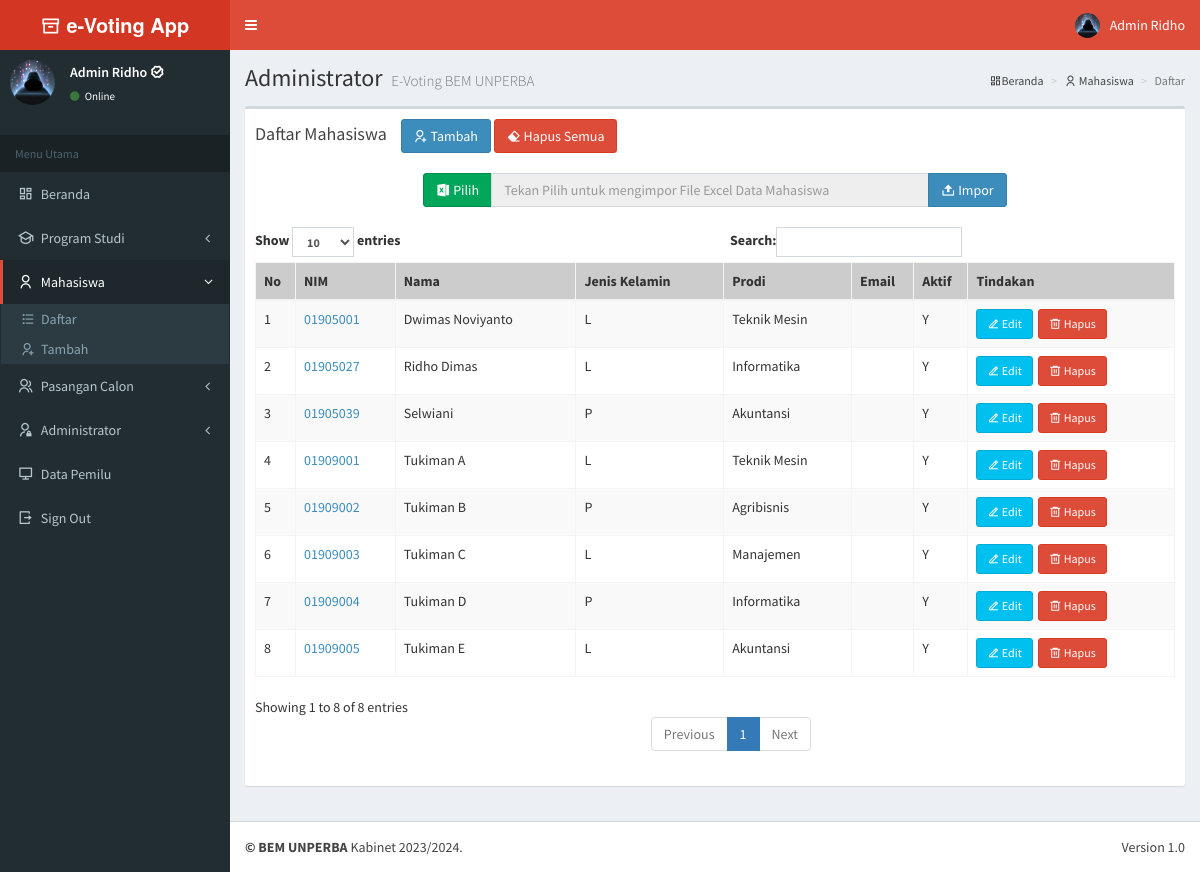
The page /admin/index.php?m=mahasiswa (signed in) on the database its author committed.
### tables this page shows
CREATE TABLE `tb_mhswa` (
  `nim` varchar(10) NOT NULL,
  `password` varchar(50) NOT NULL,
  `nama` varchar(100) NOT NULL,
  `gender` varchar(1) NOT NULL,
  `prodi` varchar(20) NOT NULL,
  `email` varchar(100) NOT NULL,
  `aktif` enum('Y','T') NOT NULL DEFAULT 'T',
  `memilih` varchar(2) NOT NULL,
  `foto` varchar(100) NOT NULL
);

### admin/modul/mahasiswa/tampil.php (the view, shortened to what this page needs)
<?php include "atas.php"; ?>
  <div class="content-wrapper">
    <section class="content-header">
      <h1>
        Administrator
        <small>E-Voting BEM UNPERBA</small>
      </h1>
      <ol class="breadcrumb">
        <li><a href="?m=awal"><i class="ri-dashboard-line"></i>Beranda</a></li>
        <li><a href="?m=mahasiswa"><i class="ri-user-line"></i> Mahasiswa</a></li>
        <li class="active">Daftar</li>
      </ol>
    </section>
	<section class="content">
      <div class="row">
        <div class="col-xs-12">
          <div class="box">
            <div class="box-header">
              <h3 class="box-title">Daftar Mahasiswa</h3>&nbsp;&nbsp;&nbsp;&nbsp;
			        <a href="?m=mahasiswa&s=tambah" class="btn btn-primary"><i class="ri-user-add-line"></i>&nbsp;Tambah</a>
              <a href="index.php?m=mahasiswa&s=reset" name="reset_btn" class="btn btn-danger" onclick="return confirm('Seluruh data Mahasiswa akan dihapus dan proses tidak dapat dibatalkan, tekan OK untuk melanjutkan.')"><i class="ri-eraser-fill"></i>&nbsp;Hapus Semua</a>
              <div>
                <form action="" method="POST" enctype="multipart/form-data">
                  <div class="col-md-8 col-md-offset-2">
                    <div class="input-group">
                      <span class="input-group-btn">
                        <div class="btn btn-success browse-button">
                          <span class="browse-button-text">
                            <i class="ri-file-excel-2-fill"></i> Pilih</span>
                        </div>
                      </span>
                      <input type="text" class="form-control filename" disabled="disabled" placeholder="Tekan Pilih untuk mengimpor File Excel Data Mahasiswa">
                      <span class="input-group-btn">
                        <button class="btn btn-primary upload-button" type="submit" name="submit">
                          <i class="ri-upload-2-fill"></i> Impor
                        </button>
                      </span>
                    </div>
                  </div>
                </form>
              </div>
            </div>
            <div class="box-body">
              <?php
              include "../sambungan.php";
              $sql="SELECT * FROM tb_mhswa ORDER BY nim";
              $query=mysqli_query($koneksi,$sql);
              if(mysqli_num_rows($query)==0){
                echo '<table class="table table-bordered table-hover table-striped">
                  <thead>
                  <tr bgcolor="#ccc">
                    <th>No</th>
                    <th>NIM</th>
                    <th>Nama</th>
                    <th>Jenis Kelamin</th>
                    <th>Prodi</th>
                    <th>Email</th>
                    <th>Aktif</th>
                    <th>Tindakan</th>
                  </tr>
                  </thead>
                  <tbody>';
                echo "<td colspan='8'>Data Masih Kosong</td>";
              }else{
                echo '<table id="pilkasis1" class="table table-bordered table-hover table-striped">
                  <thead>
                  <tr bgcolor="#ccc">
                    <th>No</th>
                    <th>NIM</th>
                    <th>Nama</th>
                    <th>Jenis Kelamin</th>
                    <th>Prodi</th>
                    <th>Email</th>
                    <th>Aktif</th>
                    <th>Tindakan</th>
                  </tr>
                  </thead>
                  <tbody>';
                $no=1;
                while($r=mysqli_fetch_assoc($query)){
                  echo "<tr>";
                  echo "<td>$no</td>";
                  echo "<td><a href='?m=mahasiswa&s=detail&nim=".$r['nim']."'>".$r['nim']."</a></td>";
                  echo "<td>".$r['nama']."</td>";
                  echo "<td>".$r['gender']."</td>";
                  echo "<td>".$r['prodi']."</td>";
                  echo "<td>".$r['email']."</td>";
                  echo "<td>".$r['aktif']."</td>";
                  echo '<td><a class="btn btn-sm btn-info" href="index.php?m=mahasiswa&s=edit&nim='.$r['nim'].'"><i class="ri-edit-2-line"></i> Edit</a>&nbsp;&nbsp;<a class="btn btn-sm btn-danger" href="index.php?m=mahasiswa&s=hapus&nim='.$r['nim'].'" onclick="return confirm(\'Data ini akan dihapus, tekan OK untuk melanjutkan.\')"><i class="ri-delete-bin-6-line"></i> Hapus</a></td>';
                  echo "</tr>";
                  $no++;
                }
              }
              ?>
              </table>
            </div>
          </div>
        </div>
      </div>
    </section>
<?php include "bawah.php"; ?>

### admin/index.php (shortened to what this page needs)
<?php
$modul=(isset($_GET['m']))?$_GET['m']:"awal";
$jawal="E-Voting BEM UNPERBA";
switch($modul){
	case 'mahasiswa': $aktif="Mahasiswa"; $judul="Modul Mahasiswa $jawal"; include "modul/mahasiswa/index.php"; break;
}
?>

### admin/modul/mahasiswa/index.php (shortened to what this page needs)
<?php
include_once "sesi.php";
$modul=(isset($_GET['s']))?$_GET['s']:"awal";
switch($modul){
	case 'awal': default: include "modul/mahasiswa/tampil.php"; break;
}
?>

### admin/atas.php (shortened to what this page needs)
<!DOCTYPE html>
<html>
  <head>
    <link rel="stylesheet" href="bootstrap/css/bootstrap.min.css">
    <link rel="stylesheet" href="css/style.css">
    <link rel="stylesheet" href="css/font-awesome.min.css">
    <link rel="stylesheet" href="css/ionicons.min.css">
    <link rel="stylesheet" href="../icons/remixicon.css">
    <link rel="stylesheet" href="dist/css/AdminLTE.min.css">
    <link rel="stylesheet" href="dist/css/skins/_all-skins.min.css">
    <link rel="stylesheet" href="plugins/iCheck/flat/blue.css">
    <link rel="stylesheet" href="plugins/morris/morris.css">
    <link rel="stylesheet" href="plugins/jvectormap/jquery-jvectormap-1.2.2.css">
    <link rel="stylesheet" href="plugins/bootstrap-wysihtml5/bootstrap3-wysihtml5.min.css">
    <link rel="stylesheet" href="https://unpkg.com/dropzone@5/dist/min/dropzone.min.css" type="text/css" />
  </head>
  <body class="skin-red sidebar-mini">
    <div class="wrapper">
      <header class="main-header">
        <a href="." class="logo">
          <span class="logo-lg"><i class="ri-archive-line"></i><b> e-Voting App</b></span>
        </a>
        <nav class="navbar navbar-static-top" role="navigation">
          <a href="#" class="sidebar-toggle" data-toggle="offcanvas" role="button">
          </a>
          <div class="navbar-custom-menu">
            <ul class="nav navbar-nav">
              <li class="dropdown user user-menu">
                <a href="#" class="dropdown-toggle" data-toggle="dropdown">
                  <img src="../gambar/admin/<?php echo $_SESSION['foto']; ?>" class="user-image" alt="<?php echo $_SESSION['username']; ?>">
                  <span class="hidden-xs"><?php echo $_SESSION['nama']; ?> </span>
                </a>
              </li>
            </ul>
          </div>
        </nav>
      </header>
      <aside class="main-sidebar">
        <section class="sidebar">
          <div class="user-panel">
            <div class="pull-left image">
              <img src="../gambar/admin/<?php echo $_SESSION['foto']; ?>" class="img-circle" alt="<?php echo $_SESSION['username']; ?>">
            </div>
            <div class="pull-left info">
              <p><?php echo $_SESSION['nama']; ?> <i class="ri-verified-badge-line"></i></p>
              <a href="?m=admin&s=profil"><i class="fa fa-circle text-success"></i> Online</a>
            </div>
          </div>
          <ul class="sidebar-menu">
            <br>
            <li class="header">Menu Utama</li>
            <li class="<?php if($aktif=='Beranda') echo 'active';?> treeview">
              <a href=".">
                <i class="fa ri-1x ri-dashboard-line"></i> <span>Beranda</span>
              </a>
            </li>
            <li class="<?php if($aktif=='Prodi') echo 'active';?> treeview">
              <a href="#">
                <i class="fa ri-1x ri-graduation-cap-line"></i> <span>Program Studi</span>
                <i class="fa fa-angle-left pull-right"></i>
              </a>
            </li>
            <li class="<?php if($aktif=='Mahasiswa') echo 'active';?> treeview">
              <a href="#">
                <i class="fa ri-1x ri-user-line"></i> <span>Mahasiswa</span>
                <i class="fa fa-angle-left pull-right"></i>
              </a>
              <ul class="treeview-menu">
                <li><a href="?m=mahasiswa"><i class="fa ri-list-check"></i>Daftar</a></li>
                <li><a href="?m=mahasiswa&s=tambah"><i class="fa ri-user-add-line"></i>Tambah</a></li>
              </ul>
            </li>
            <li class="<?php if($aktif=='Paslon') echo 'active';?> treeview">
              <a href="#">
                <i class="fa ri-1x ri-group-line"></i> <span>Pasangan Calon</span>
                <i class="fa fa-angle-left pull-right"></i>
              </a>
            </li>
            <li class="<?php if($aktif=='Admin') echo 'active';?> treeview">
              <a href="#">
                <i class="fa ri-1x ri-admin-line"></i> <span>Administrator</span>
                <i class="fa fa-angle-left pull-right"></i>
              </a>
            </li>
            <li class="<?php if($aktif=='Pemilu') echo 'active';?> treeview">
              <a href="?m=pemilu">
                <i class="fa ri-1x ri-computer-line"></i> <span>Data Pemilu</span>
              </a>
            </li>
            <li>
              <a href="logout.php">
                <i class="fa ri-1x ri-logout-box-r-line"></i> <span>Sign Out</span>
              </a>
            </li>
          </ul>
        </section>
      </aside>

### admin/bawah.php (shortened to what this page needs)
		</div>
      <footer class="main-footer">
        <div class="pull-right hidden-xs">
          Version 1.0
        </div>
        <b>&copy; BEM UNPERBA</b> Kabinet 2023/2024.
      </footer>
    </div>
  </body>
</html>

### admin/css/style.css (style rules this page uses)
form { margin-top: 20px; }

### rows shown on the page
tb_mhswa: nim "01905001", nama "Dwimas Noviyanto", gender "L", prodi "Teknik Mesin", aktif "Y"
tb_mhswa: nim "01905027", nama "Ridho Dimas", gender "L", prodi "Informatika", aktif "Y"
tb_mhswa: nim "01905039", nama "Selwiani", gender "P", prodi "Akuntansi", aktif "Y"
tb_mhswa: nim "01909001", nama "Tukiman A", gender "L", prodi "Teknik Mesin", aktif "Y"
tb_mhswa: nim "01909002", nama "Tukiman B", gender "P", prodi "Agribisnis", aktif "Y"
tb_mhswa: nim "01909003", nama "Tukiman C", gender "L", prodi "Manajemen", aktif "Y"
tb_mhswa: nim "01909004", nama "Tukiman D", gender "P", prodi "Informatika", aktif "Y"
tb_mhswa: nim "01909005", nama "Tukiman E", gender "L", prodi "Akuntansi", aktif "Y"

### other values the page prints
$_SESSION['nama'] "Admin Ridho"
